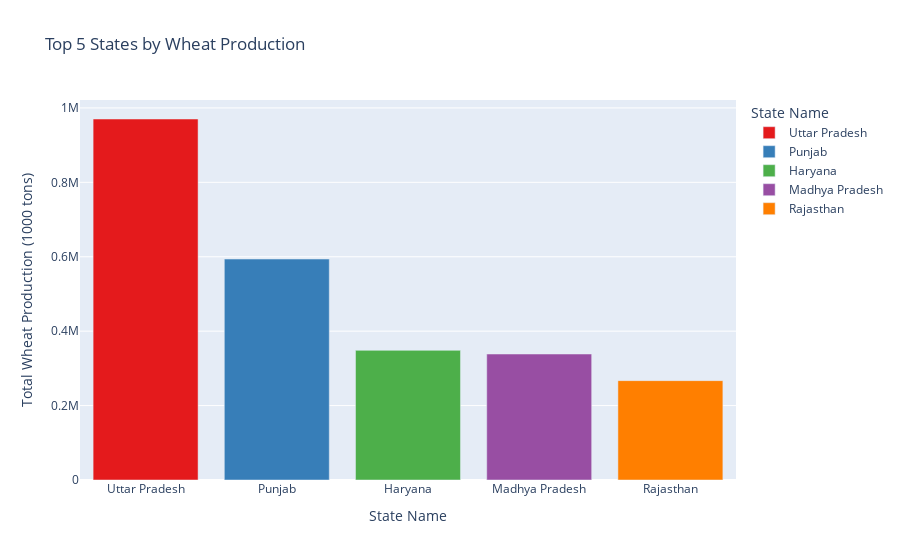
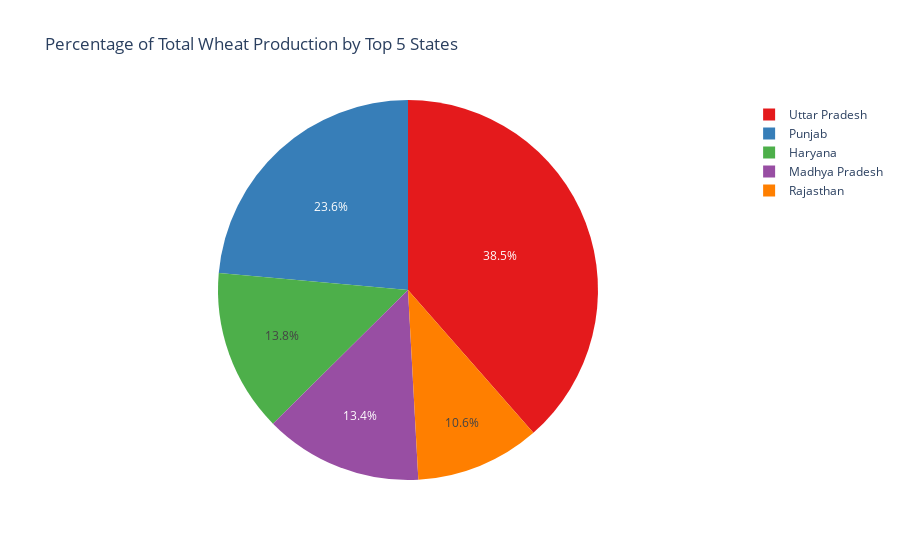

Notebook source saved alongside these figures, in order:
### Markdown cell above
**2. Top 5 Wheat Producing States Data Using Bar Chart and its percentage(%) in Pie Chart**

### Code cell
wheat_production_by_state = df_replaced.groupby('State Name')['WHEAT PRODUCTION (1000 tons)'].sum().sort_values(ascending=False)
top_5_wheat_production_states = wheat_production_by_state.head(5)

# Bar chart
fig_bar = px.bar(top_5_wheat_production_states,
                 x=top_5_wheat_production_states.index,
                 y=top_5_wheat_production_states.values,
                 labels={'x': 'State Name', 'y': 'Total Wheat Production (1000 tons)'},
                 title='Top 5 States by Wheat Production',
                 color=top_5_wheat_production_states.index,
                 color_discrete_sequence=px.colors.qualitative.Set1)
fig_bar.show()

# Pie chart
fig_pie = px.pie(top_5_wheat_production_states,
          values=top_5_wheat_production_states.values,
          names=top_5_wheat_production_states.index,
          title='Percentage of Total Wheat Production by Top 5 States',
          color=top_5_wheat_production_states.index,  # Explicitly assign colors per state
          color_discrete_sequence=px.colors.qualitative.Set1)  # Or choose another color set
fig_pie.show()

### Figure 1 — Plotly figure (JSON) as saved in the notebook; plotly's stock layout.template omitted (floating-point values rounded to 4 significant figures)
{"data": [{"hovertemplate": "State Name=%{x}<br>Total Wheat Production (1000 tons)=%{y}<extra></extra>", "legendgroup": "Uttar Pradesh", "marker": {"color": "rgb(228,26,28)", "pattern": {"shape": ""}}, "name": "Uttar Pradesh", "orientation": "v", "showlegend": true, "textposition": "auto", "type": "bar", "x": ["Uttar Pradesh"], "xaxis": "x", "y": [970200.0], "yaxis": "y"}, {"hovertemplate": "State Name=%{x}<br>Total Wheat Production (1000 tons)=%{y}<extra></extra>", "legendgroup": "Punjab", "marker": {"color": "rgb(55,126,184)", "pattern": {"shape": ""}}, "name": "Punjab", "orientation": "v", "showlegend": true, "textposition": "auto", "type": "bar", "x": ["Punjab"], "xaxis": "x", "y": [593800.0], "yaxis": "y"}, {"hovertemplate": "State Name=%{x}<br>Total Wheat Production (1000 tons)=%{y}<extra></extra>", "legendgroup": "Haryana", "marker": {"color": "rgb(77,175,74)", "pattern": {"shape": ""}}, "name": "Haryana", "orientation": "v", "showlegend": true, "textposition": "auto", "type": "bar", "x": ["Haryana"], "xaxis": "x", "y": [348400.0], "yaxis": "y"}, {"hovertemplate": "State Name=%{x}<br>Total Wheat Production (1000 tons)=%{y}<extra></extra>", "legendgroup": "Madhya Pradesh", "marker": {"color": "rgb(152,78,163)", "pattern": {"shape": ""}}, "name": "Madhya Pradesh", "orientation": "v", "showlegend": true, "textposition": "auto", "type": "bar", "x": ["Madhya Pradesh"], "xaxis": "x", "y": [338600.0], "yaxis": "y"}, {"hovertemplate": "State Name=%{x}<br>Total Wheat Production (1000 tons)=%{y}<extra></extra>", "legendgroup": "Rajasthan", "marker": {"color": "rgb(255,127,0)", "pattern": {"shape": ""}}, "name": "Rajasthan", "orientation": "v", "showlegend": true, "textposition": "auto", "type": "bar", "x": ["Rajasthan"], "xaxis": "x", "y": [267000.0], "yaxis": "y"}], "layout": {"barmode": "relative", "legend": {"title": {"text": "State Name"}, "tracegroupgap": 0}, "title": {"text": "Top 5 States by Wheat Production"}, "xaxis": {"anchor": "y", "categoryarray": ["Uttar Pradesh", "Punjab", "Haryana", "Madhya Pradesh", "Rajasthan"], "categoryorder": "array", "domain": [0, 1], "title": {"text": "State Name"}}, "yaxis": {"anchor": "x", "domain": [0, 1], "title": {"text": "Total Wheat Production (1000 tons)"}}}}

### Figure 2 — Plotly figure (JSON) as saved in the notebook; plotly's stock layout.template omitted (floating-point values rounded to 4 significant figures)
{"data": [{"customdata": [["Uttar Pradesh"], ["Punjab"], ["Haryana"], ["Madhya Pradesh"], ["Rajasthan"]], "domain": {"x": [0, 1], "y": [0, 1]}, "hovertemplate": "State Name=%{customdata[0]}<br>value=%{value}<extra></extra>", "labels": ["Uttar Pradesh", "Punjab", "Haryana", "Madhya Pradesh", "Rajasthan"], "legendgroup": "", "marker": {"colors": ["rgb(228,26,28)", "rgb(55,126,184)", "rgb(77,175,74)", "rgb(152,78,163)", "rgb(255,127,0)"]}, "name": "", "showlegend": true, "type": "pie", "values": [970200.0, 593800.0, 348400.0, 338600.0, 267000.0]}], "layout": {"legend": {"tracegroupgap": 0}, "piecolorway": ["rgb(228,26,28)", "rgb(55,126,184)", "rgb(77,175,74)", "rgb(152,78,163)", "rgb(255,127,0)", "rgb(255,255,51)", "rgb(166,86,40)", "rgb(247,129,191)", "rgb(153,153,153)"], "title": {"text": "Percentage of Total Wheat Production by Top 5 States"}}}
